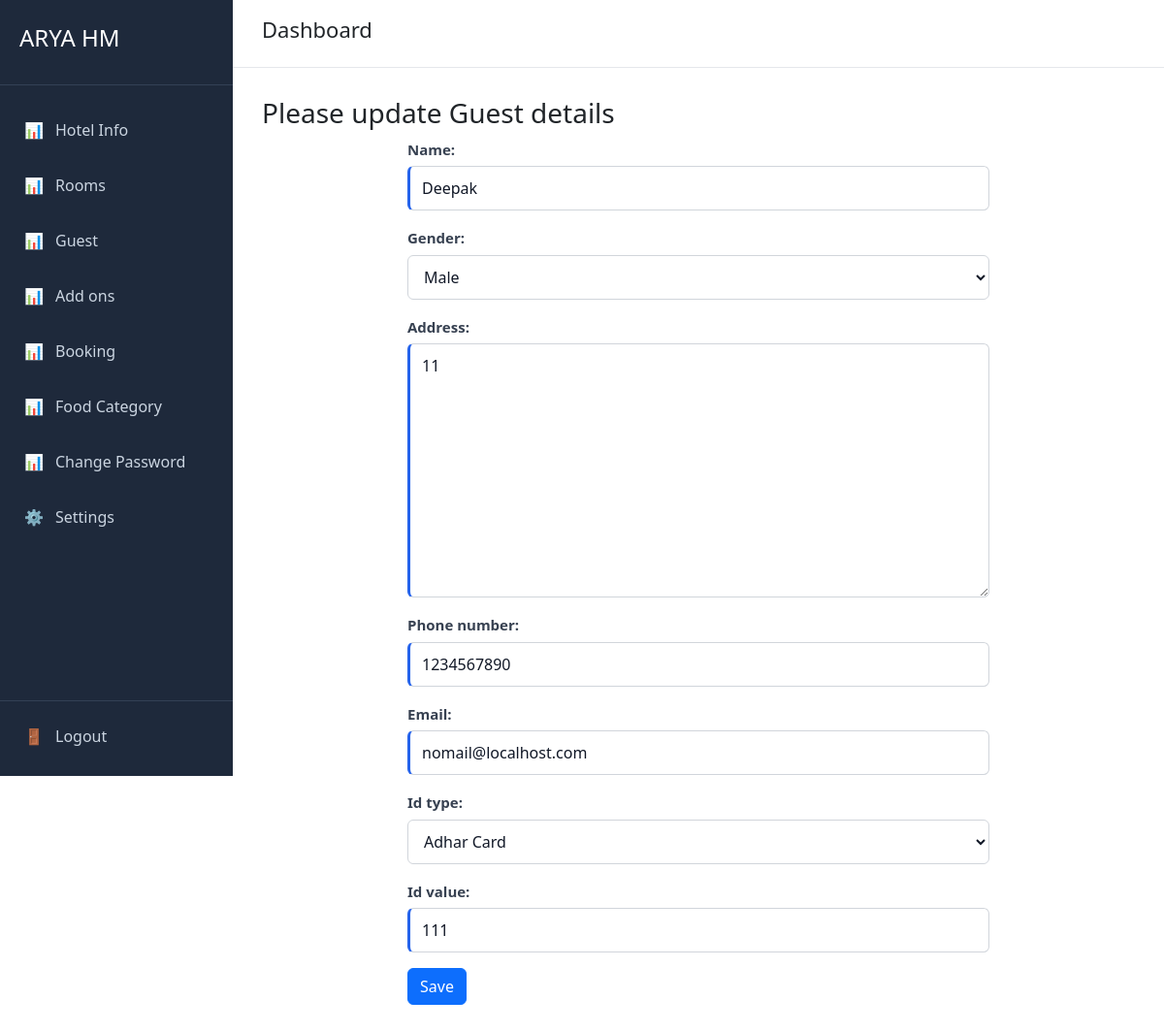
Page /guest/1/edit (signed in) on the committed database.
### guest/models.py (models this page shows, shortened)
class Guest(models.Model):
    hotel = models.ForeignKey(Hotel,on_delete=models.CASCADE,related_name='guests')
    name = models.CharField(max_length=100)
    gender = models.TextField(choices=GendarChoise.choices,default=GendarChoise.Male,blank=True, null=True)
    address = models.TextField()
    phone_number = models.CharField(max_length=10,default="1234567890")
    email = models.EmailField(default='nomail@localhost.com')
    id_type = models.CharField(max_length=20,choices=IdType.choices,default=IdType.ADHAR)
    id_value = models.CharField(max_length=50)
    create_at = models.DateTimeField(auto_now_add=True)
    update_at = models.DateTimeField(auto_now=True)

### guest/views.py (the view, shortened to what this page needs)
# urls.py: path("<guest_id>/edit", views.guest_edit, name="guest_edit_view"),
@login_required
def guest_edit(request, guest_id):
    guest = Guest.objects.get(pk=guest_id)
    form = GuestForm(instance=guest)
    hotel =getHotel(request)
    return render(request,'hotel/guest/edit.html', {"guest":guest,"form":form})

### guest/forms.py
class GuestForm(forms.ModelForm):
    class Meta:
        model = Guest
        fields = '__all__'
        exclude = ['created_at','update_at','hotel']

### hotel/models.py (called while the page is built)
    def __str__(self):
        return f"{self.user.username} - {self.hotel.name}"

### hotel/views.py (called while the page is built)
def getHotel(request):
    try:
        r =request.user.hotel_users.all()
        print(r)
        return r[0].hotel
    except Exception as e:
        print(e)
        return None

### hotel/templates/hotel/guest/edit.html (shortened to what this page needs)
{% extends "user/base.html" %}
{% block page_title %}
Dashboard
{% endblock %}
{% block content %}
    <h3>Please update Guest details</h3>
    <form method="POST">
        {{ form.as_p }}
        <button type="submit" class="btn btn-primary">
        {% if hotel %}Update {% else %}Save {% endif %}
        </button>
    </form>
{% endblock %}

### static/css/global.css (style rules this page uses)
* { margin: 0; padding: 0; box-sizing: border-box; }
body { font-family: Arial, sans-serif; background: #f5f6fa; color: #333; }
*, *::before, *::after { box-sizing: border-box; }
form { width: 100%; max-width: 600px; margin: 0 auto; }
label { display: block; margin-bottom: 6px; font-size: 15px; font-weight: 600; color: #374151; }
input, select, textarea { display: block; width: 100%; padding: 10px 12px; margin-bottom: 16px; border: 1px solid #d1d5db; border-radius: 6px; background: #fff; color: #111827; font-family: inherit; font-size: 15px; line-height: 1.5; outline: none; transition: border-color 0.2s ease, box-shadow 0.2s ease; }
input::placeholder, textarea::placeholder { color: #9ca3af; }
textarea { min-height: 120px; resize: vertical; }
select { cursor: pointer; appearance: auto; }
button, input[type="submit"], input[type="button"], input[type="reset"] { display: inline-block; width: auto; padding: 10px 18px; border: 1px solid transparent; border-radius: 6px; background: #2563eb; color: #fff; font-family: inherit; font-size: 15px; font-weight: 600; cursor: pointer; transition: background 0.2s ease, transform 0.1s ease; }
input:required, select:required, textarea:required { border-left: 3px solid #2563eb; }

### rows in the picture
Guest: name "Deepak", gender "Male", address "11", phone_number "1234567890", email "nomail@localhost.com", id_type "Adhar Card", id_value "111"
